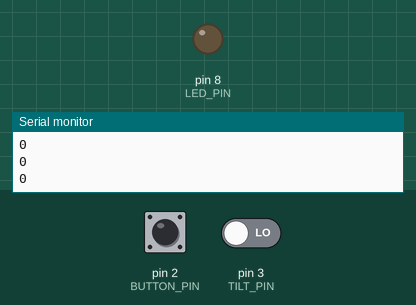
Recording of a program running on a simulated Arduino Uno, built with avr-gcc and run on an emulated ATmega328P. On the bench: output pins drawn as LEDs (lit = HIGH), the last lines printed to the serial monitor. The inputs (shaded band) are chosen by the test bench; at power-on: pin 2 (BUTTON_PIN) LOW, pin 3 (TILT_PIN) LOW.

Above: at 2.8 s.
2.9 s: pin 2 (BUTTON_PIN) pulled HIGH for 1.2 s
At 4.1 s:
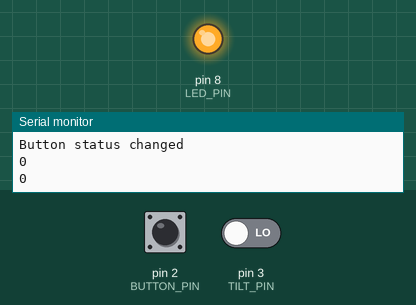
6.5 s: pin 2 (BUTTON_PIN) pulled HIGH for 3.2 s
At 10.7 s:
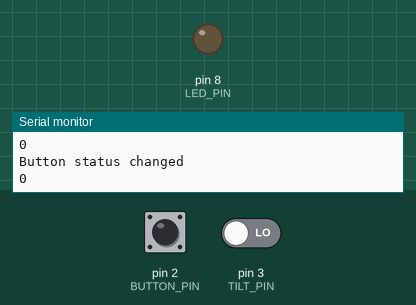
Timing chart, 0 to 12.2 s (numbered marks = the images above; inputs shaded):
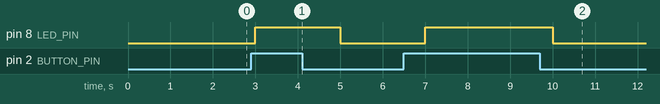

Measured:
- after the input at 2.9 s, pin 8 (LED_PIN): LOW → HIGH after 0.10 s, → LOW 2.0 s later
- after the input at 6.5 s, pin 8 (LED_PIN): LOW → HIGH after 0.50 s, → LOW 3.0 s later

The program:

main.cpp
```cpp
#include <Arduino.h>

const int LED_PIN = 8; // LED 1
const int BUTTON_PIN = 2;
const int TILT_PIN = 3;

int buttonState = 0;
int tiltState = 0;

long time = 0;         // the last time the output pin was toggled
long debounce = 50;   // the debounce time, increase if the output flickers

int previousButtonState = 0;

void setup () {
  pinMode(LED_PIN, OUTPUT);
  pinMode(BUTTON_PIN , INPUT);     // declare sensor as input
  pinMode(TILT_PIN , INPUT);     // declare sensor as input
  // pinMode(BUTTON_PIN, INPUT_PULLUP);

  Serial.begin(9600);
}

void loop () {

  buttonState = digitalRead(BUTTON_PIN);
  // Serial.println("buttonState");
  if (buttonState == HIGH) {
    digitalWrite(LED_PIN, HIGH);
  } else {
    digitalWrite(LED_PIN, LOW);
  }

  if (previousButtonState != buttonState) {
    Serial.println("Button status changed");
    previousButtonState = buttonState;
  }

  tiltState = digitalRead(TILT_PIN);

  Serial.println(tiltState);

  delay(1000);

  // digitalWrite(LED_PIN, HIGH); //allumer L1
  // delay(1000); // attendre 1 seconde
  // digitalWrite(LED_PIN, LOW); // Eteindre L1
  // delay(2000); // attendre 2 seconde
}
```
